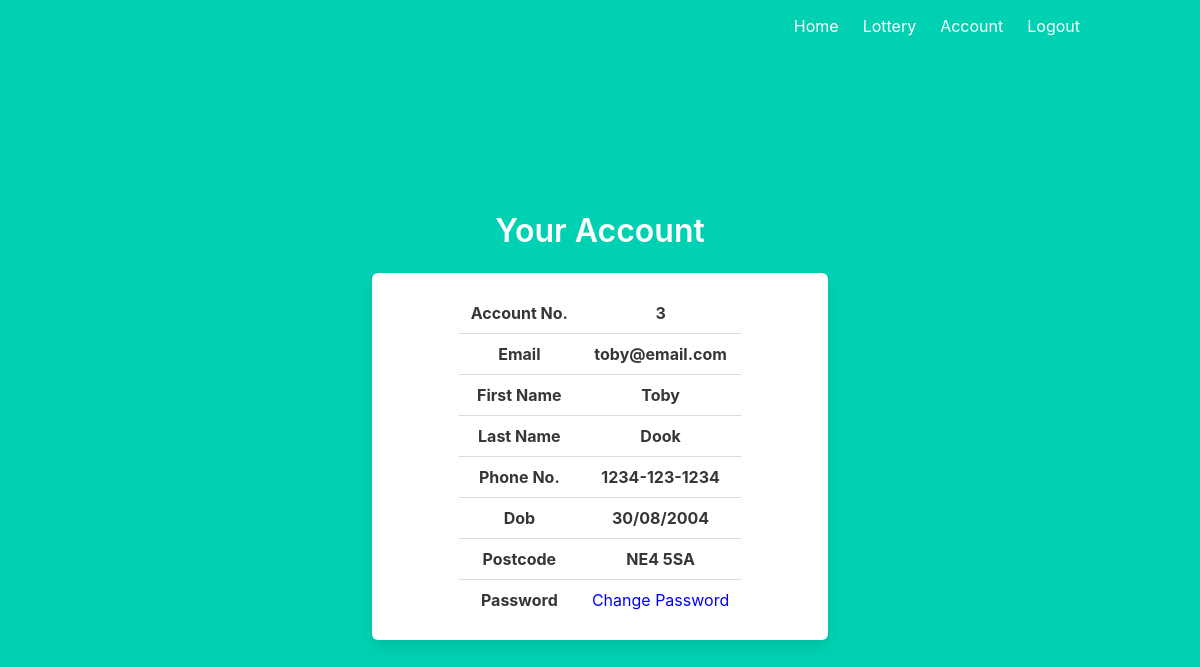
The app's page /account (signed in) with its own data.
### models.py (models this page shows, shortened)
class User(db.Model, UserMixin):
    __tablename__ = 'users'
    id = db.Column(db.Integer, primary_key=True)
    email = db.Column(db.String(100), nullable=False, unique=True)
    password = db.Column(db.String(100), nullable=False)
    firstname = db.Column(db.String(100), nullable=False)
    lastname = db.Column(db.String(100), nullable=False)
    phone = db.Column(db.String(100), nullable=False)
    dob = db.Column(db.String(100), nullable=False)
    postcode = db.Column(db.String(100), nullable=False)
    role = db.Column(db.String(100), nullable=False, default='user')
    pin_key = db.Column(db.String(32), nullable=False, default=pyotp.random_base32())
    registered_on = db.Column(db.DateTime, nullable=False)
    current_login = db.Column(db.DateTime, nullable=True)
    last_login = db.Column(db.DateTime, nullable=True)
    post_key = db.Column(db.BLOB, nullable=False, default=Fernet.generate_key())
    draws = db.relationship('Draw')

### users/views.py (the view)
@users_blueprint.route('/account')
@login_required
def account():
    return render_template('users/account.html',
                           acc_no=current_user.id,
                           email=current_user.email,
                           firstname=current_user.firstname,
                           lastname=current_user.lastname,
                           phone=current_user.phone,
                           dob=current_user.dob,
                           postcode=current_user.postcode
                           )

### app.py (called while the page is built)
@login_manager.user_loader
def load_user(id):
    return User.query.get(int(id))

### templates/users/account.html
{% extends "base.html" %}
{% block content %}
<div class="column is-6 is-offset-3">
    <h3 class="title">Your Account</h3>
    <div class="box">
        <table class="table">
        <tbody>
            <tr>
                <th>Account No.</th>
                <th>{{ acc_no }}</th>
            </tr>
            <tr>
                <th>Email</th>
                <th>{{ email }}</th>
            </tr>
            <tr>
                <th>First Name</th>
                <th>{{ firstname }}</th>
            </tr>
            <tr>
                <th>Last Name</th>
                <th>{{ lastname }}</th>
            </tr>
            <tr>
                <th>Phone No.</th>
                <th>{{ phone }}</th>
            </tr>
            <tr>
                <th>Dob</th>
                <th>{{ dob }}</th>
            </tr>
            <tr>
                <th>Postcode</th>
                <th>{{ postcode }}</th>
            </tr>
            <tr>
                <th>Password</th>
                <td><a style='color: blue' href="{{ url_for('users.update_password') }}">Change Password</a></td>
            </tr>
        </tbody>
        </table>
    </div>
</div>
{% endblock %}

### templates/base.html (style rules this page uses)
.table { margin-left: auto; margin-right: auto; }

### records on screen
User: email "toby@email.com", firstname "Toby", lastname "Dook", phone "1234-123-1234", dob "30/08/2004", postcode "NE4 5SA"

### other values on screen
{{ acc_no }} "3"
